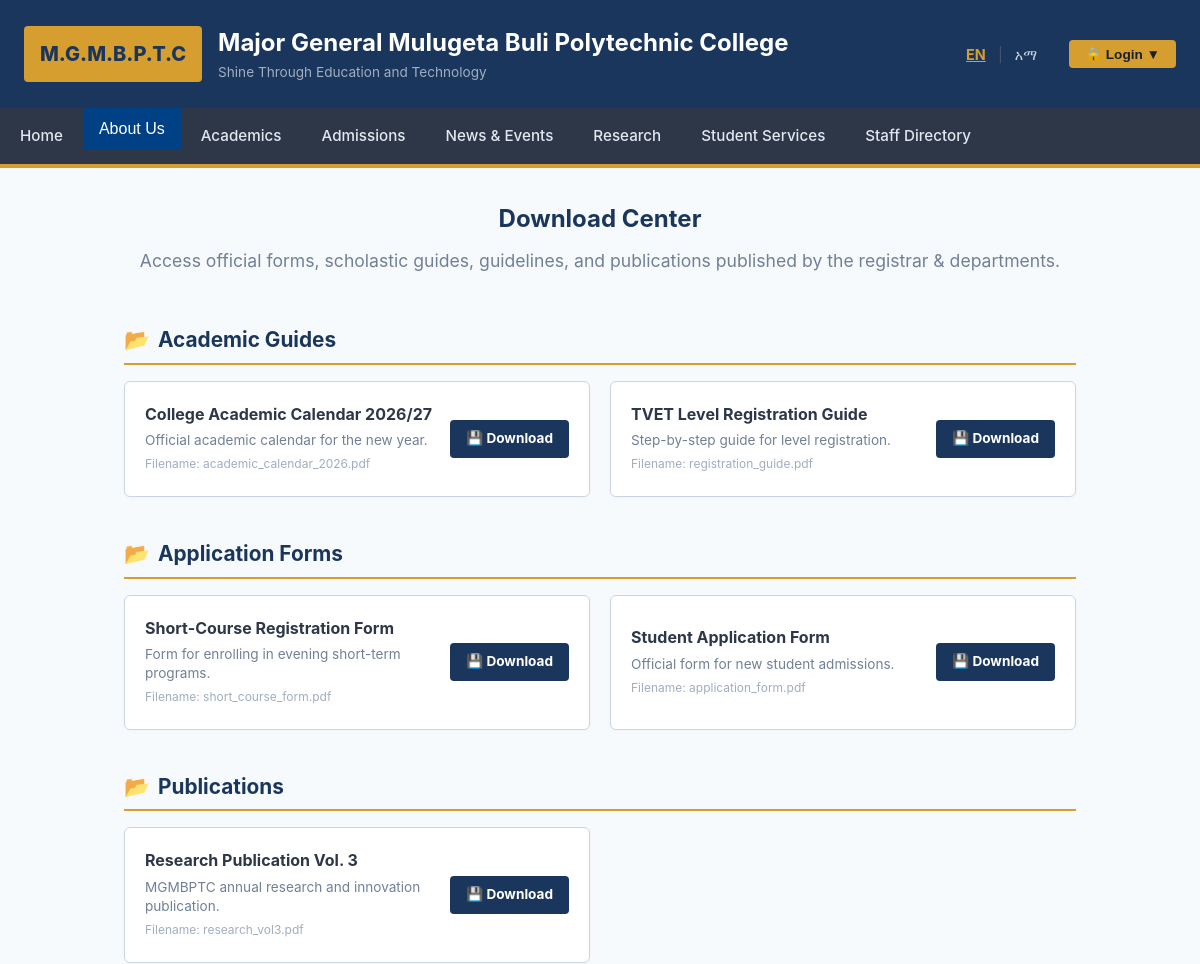
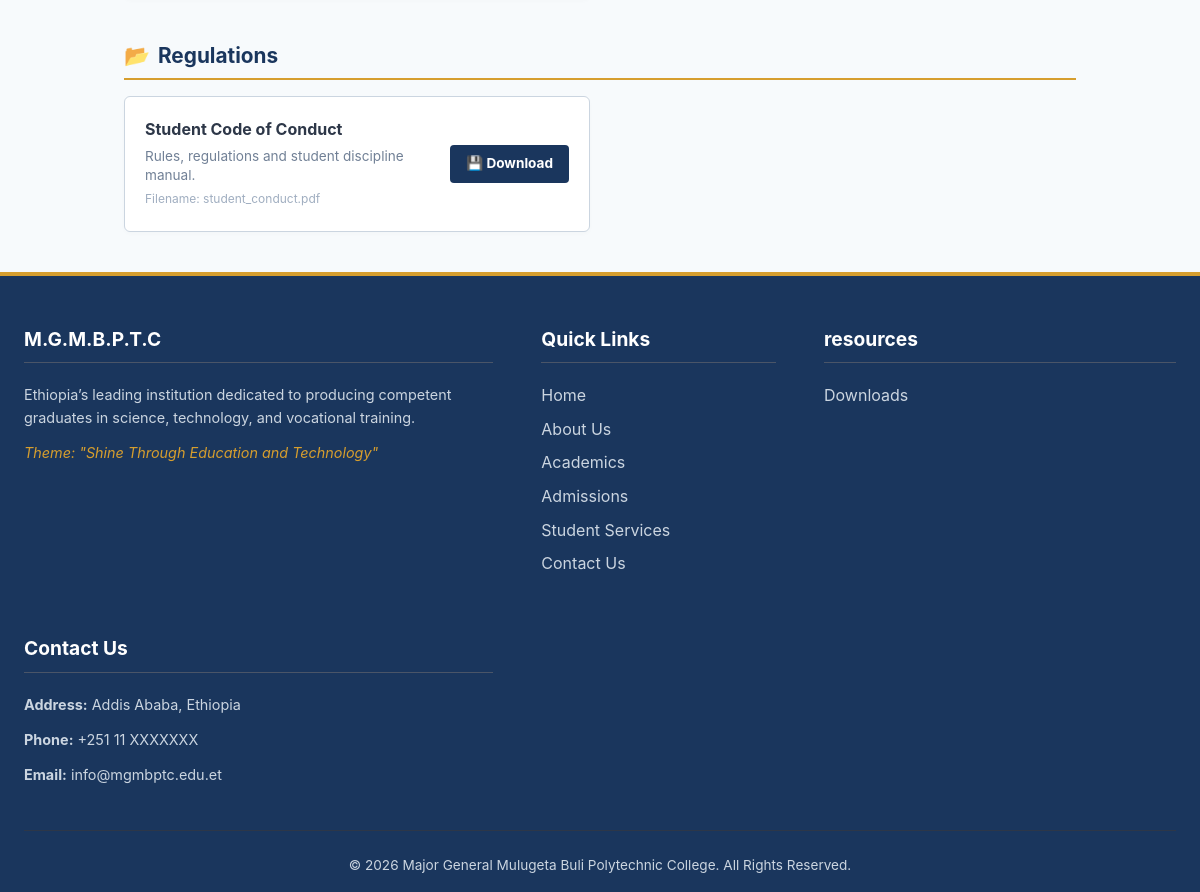
/serk.php, run on the app's committed database (2 pictures, top to bottom).
### tables this page shows
CREATE TABLE `downloads` (
  `id` int(11) NOT NULL,
  `title` varchar(200) NOT NULL,
  `description` varchar(255) DEFAULT NULL,
  `category` varchar(100) DEFAULT 'General',
  `file_name` varchar(255) NOT NULL,
  `created_at` timestamp NOT NULL DEFAULT current_timestamp()
);

### serk.php (the view, shortened to what this page needs)
<?php
require_once __DIR__ . '/includes/header.php';
require_once __DIR__ . '/includes/db.php';
$download_items = [];
if ($pdo) {
    try {
        $download_items = $pdo->query("SELECT * FROM downloads ORDER BY category, title")->fetchAll();
    } catch (\PDOException $e) {
    }
}
$categories = [];
foreach ($download_items as $item) {
    $categories[$item['category']][] = $item;
}
?>
<div class="downloads-container">
    <div class="downloads-intro">
        <h2>Download Center</h2>
        <p>Access official forms, scholastic guides, guidelines, and publications published by the registrar & departments.</p>
    </div>
    <?php foreach ($categories as $catName => $items): ?>
        <div class="category-section">
            <h3 class="category-title">
                <span>&#128194;</span> <?php echo htmlspecialchars($catName); ?>
            </h3>
            <div class="download-grid">
                <?php foreach ($items as $item): ?>
                    <div class="download-card">
                        <div class="download-info">
                            <h4><?php echo htmlspecialchars($item['title']); ?></h4>
                            <p><?php echo htmlspecialchars($item['description']); ?></p>
                            <span style="font-size: 0.75rem; color: #a0aec0;">Filename: <?php echo htmlspecialchars($item['file_name']); ?></span>
                        </div>
                        <div>
                            <a href="#" onclick="alert('This is a demo. In a live production environment, this link will trigger a download for: <?php echo htmlspecialchars($item['file_name']); ?>'); return false;" class="btn-dl">
                                &#128190; Download
                            </a>
                        </div>
                    </div>
                <?php endforeach; ?>
            </div>
        </div>
    <?php endforeach; ?>
</div>
<?php
require_once __DIR__ . '/includes/footer.php';
?>

### css/style.css (style rules this page uses)
:root { --primary-color: #1a365d; --accent-color: #d69e2e; --text-color: #2d3748; --bg-light: #f7fafc; --bg-white: #ffffff; --border-color: #cbd5e0; --font-stack: -apple-system, BlinkMacSystemFont, "Segoe UI", Roboto, Helvetica, Arial, sans-serif; --max-width: 1200px; }
* { margin: 0; padding: 0; box-sizing: border-box; }
body { font-family: var(--font-stack); color: var(--text-color); background-color: var(--bg-light); line-height: 1.6; }
a { color: var(--primary-color); text-decoration: none; }
h1, h2, h3, h4, h5, h6 { color: var(--primary-color); margin-bottom: 0.5rem; font-weight: 700; }

### serk.php (style rules this page uses)
.downloads-container { max-width: 1000px; margin: 2rem auto; padding: 0 1.5rem; }
.downloads-intro { text-align: center; margin-bottom: 3rem; }
.downloads-intro p { color: #718096; margin-top: 0.5rem; font-size: 1.1rem; }
.category-section { margin-bottom: 2.5rem; }
.category-title { color: #1a365d; font-size: 1.3rem; margin-bottom: 1rem; border-bottom: 2px solid #d69e2e; padding-bottom: 0.4rem; display: flex; align-items: center; gap: 0.5rem; }
.download-grid { display: grid; grid-template-columns: 1fr 1fr; gap: 1.25rem; }
.download-card { background: #fff; border: 1px solid #cbd5e0; border-radius: 6px; padding: 1.25rem; display: flex; justify-content: space-between; align-items: center; box-shadow: 0 2px 4px rgba(0,0,0,0.02); }
.download-info h4 { color: #2d3748; font-size: 1rem; margin-bottom: 0.25rem; }
.download-info p { color: #718096; font-size: 0.85rem; line-height: 1.4; }
.btn-dl { background-color: #1a365d; color: #fff; padding: 0.5rem 1rem; border-radius: 4px; font-weight: bold; text-decoration: none; font-size: 0.85rem; white-space: nowrap; display: inline-flex; align-items: center; gap: 0.4rem; }

### data on the page
downloads: title "College Academic Calendar 2026/27", description "Official academic calendar for the new year.", file_name "academic_calendar_2026.pdf"
downloads: title "TVET Level Registration Guide", description "Step-by-step guide for level registration.", file_name "registration_guide.pdf"
downloads: title "Short-Course Registration Form", description "Form for enrolling in evening short-term programs.", file_name "short_course_form.pdf"
downloads: title "Student Application Form", description "Official form for new student admissions.", file_name "application_form.pdf"
downloads: title "Research Publication Vol. 3", description "MGMBPTC annual research and innovation publication.", file_name "research_vol3.pdf"
downloads: title "Student Code of Conduct", description "Rules, regulations and student discipline manual.", file_name "student_conduct.pdf"

### other printed values
__('college_name') "Major General Mulugeta Buli Polytechnic College"
__('motto') "Shine Through Education and Technology"
__('nav_home') "Home"
__('nav_about') "About Us"
__('nav_academics') "Academics"
__('nav_admission') "Admissions"
__('nav_news') "News & Events"
__('nav_research') "Research"
__('nav_services') "Student Services"
__('nav_staff') "Staff Directory"
$catName "Academic Guides"
$catName "Application Forms"
$catName "Publications"
$catName "Regulations"
__('college_short') "M.G.M.B.P.T.C"
